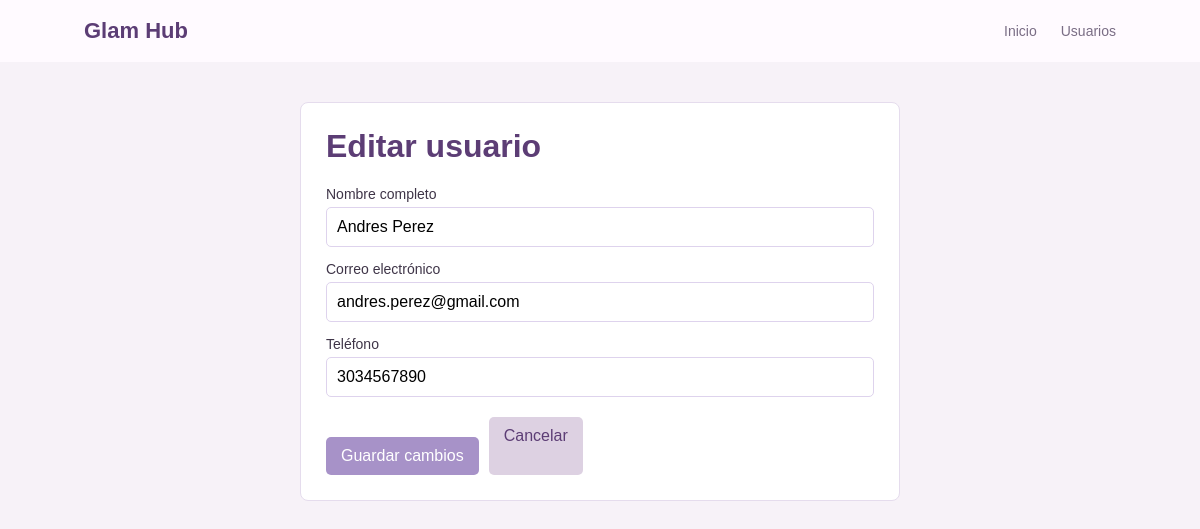
Screenshot of /registro.php?id=4 with the database file from the repository.
### tables this page shows
CREATE TABLE Usuarios (
 IdUsuario INT AUTO_INCREMENT PRIMARY KEY,
 NombreUsuario VARCHAR(100),
 CorreoUsuario VARCHAR(150),
 PasswordUsuario VARCHAR(255),
 TelefonoUsuario VARCHAR(30)
);

### registro.php (the view, shortened to what this page needs)
<?php
require 'conexion.php';
function escapar(string $valor): string
{
	return htmlspecialchars($valor, ENT_QUOTES, 'UTF-8');
}
$id = filter_var($_GET['id'] ?? $_POST['id'] ?? null, FILTER_VALIDATE_INT);
$esEdicion = $id !== false && $id !== null;
$usuario = [
	'IdUsuario' => '',
	'NombreUsuario' => '',
	'CorreoUsuario' => '',
	'TelefonoUsuario' => '',
];
if ($esEdicion) {
	$sentencia = $conexion->prepare(
		'SELECT IdUsuario, NombreUsuario, CorreoUsuario, TelefonoUsuario
		 FROM Usuarios WHERE IdUsuario = :id'
	);
	$sentencia->execute([':id' => $id]);
	$usuario = $sentencia->fetch(PDO::FETCH_ASSOC);
}
?>
<!DOCTYPE html>
<html lang="es">
<head>
	<link rel="stylesheet" href="css/estilos.css">
</head>
<body>
	<nav class="navbar" aria-label="Navegación principal">
		<a class="logo" href="index.php">Glam Hub</a>
		<ul class="nav-links">
			<li><a href="index.php">Inicio</a></li>
			<li><a href="usuarios.php">Usuarios</a></li>
		</ul>
	</nav>
	<main class="container form-container">
		<h1><?= $esEdicion ? 'Editar usuario' : 'Registrar usuario' ?></h1>
		<form method="post">
			<label for="nombre">Nombre completo</label>
			<input id="nombre" type="text" name="nombre" required maxlength="100" value="<?= escapar((string) $usuario['NombreUsuario']) ?>">
			<label for="correo">Correo electrónico</label>
			<input id="correo" type="email" name="correo" required maxlength="150" value="<?= escapar((string) $usuario['CorreoUsuario']) ?>">
			<label for="telefono">Teléfono</label>
			<input id="telefono" type="text" name="telefono" maxlength="30" value="<?= escapar((string) $usuario['TelefonoUsuario']) ?>">
			<div class="buttons">
				<button type="submit"><?= $esEdicion ? 'Guardar cambios' : 'Registrar usuario' ?></button>
				<a class="action-link secondary-link" href="usuarios.php">Cancelar</a>
			</div>
		</form>
	</main>
</body>
</html>

### css/estilos.css (style rules this page uses)
* { box-sizing: border-box; }
body { background: #f7f2f8; color: #3f3548; font-family: Arial, sans-serif; margin: 0; }
.navbar { align-items: center; background: #fffaff; display: flex; justify-content: space-between; padding: 18px 7%; }
.logo { color: #5c3d75; font-size: 22px; font-weight: 700; text-decoration: none; }
.nav-links { display: flex; gap: 24px; list-style: none; margin: 0; padding: 0; }
.nav-links a { color: #7a6d85; font-size: 14px; text-decoration: none; }
.container { background: #fff; border: 1px solid #e5dced; border-radius: 8px; margin: 40px auto; max-width: 1000px; padding: 25px; width: 90%; }
.form-container { max-width: 600px; }
h1 { color: #5c3d75; margin-top: 0; }
label { display: block; font-size: 14px; margin: 14px 0 5px; }
input { border: 1px solid #ded3ed; border-radius: 5px; font: inherit; padding: 10px; width: 100%; }
button, .button, .action-link { background: #a792c8; border: 0; border-radius: 5px; color: #fff; cursor: pointer; display: inline-block; font: inherit; padding: 10px 15px; text-decoration: none; }
button, .form-button { margin-top: 20px; }
.secondary-link { background: #ddd1e2; color: #5c3d75; }
.buttons { display: flex; gap: 10px; margin-top: 20px; }

### rows the page displays
usuarios: nombre "Andres Perez", correo "andres.perez@gmail.com", telefono "3034567890"
